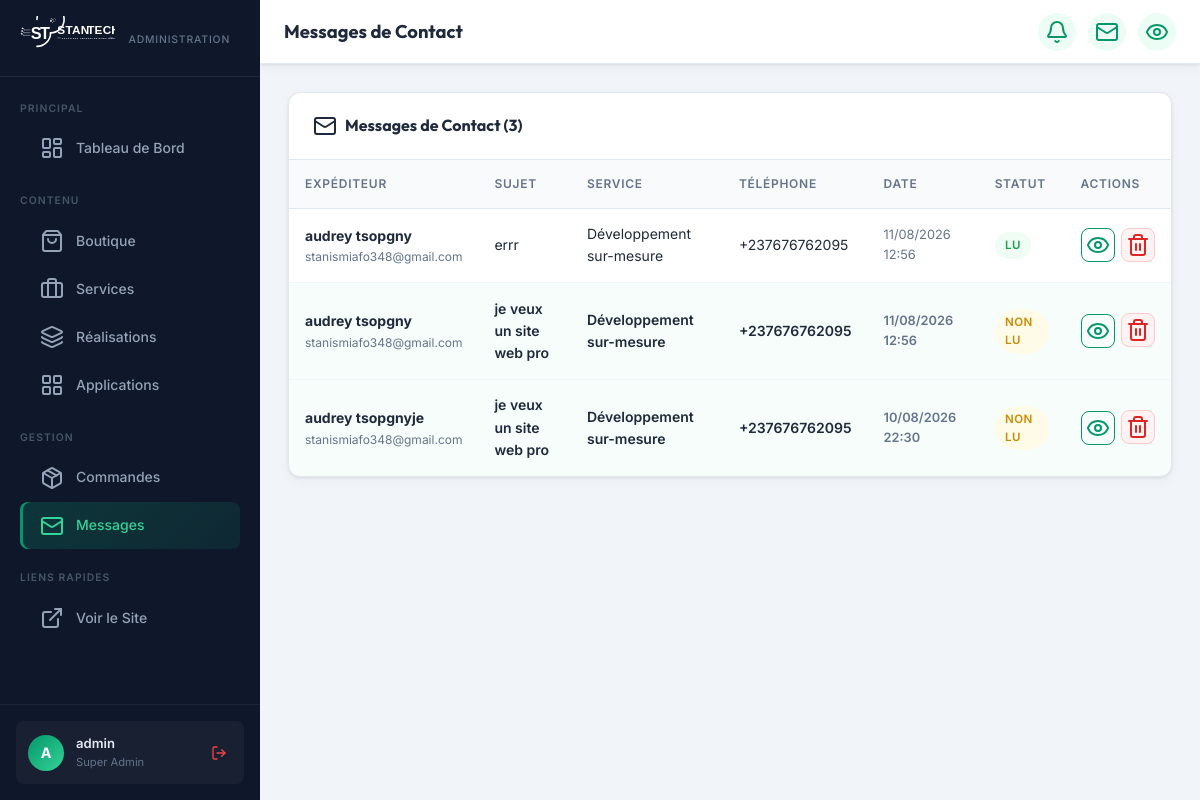
The page /dashboard/messages/ (signed in) on the database its author committed.
### core/models.py (models this page shows, shortened)
class ContactMessage(models.Model):
    name = models.CharField(max_length=150, verbose_name="Nom complet")
    email = models.EmailField(verbose_name="Email")
    phone = models.CharField(max_length=30, blank=True, verbose_name="Téléphone")
    subject = models.CharField(max_length=200, verbose_name="Sujet")
    service_interest = models.CharField(max_length=100, blank=True, verbose_name="Service concerné")
    message = models.TextField(verbose_name="Message")
    is_read = models.BooleanField(default=False, verbose_name="Lu / Traité")
    created_at = models.DateTimeField(auto_now_add=True, verbose_name="Date d'envoi")
    class Meta:
        verbose_name = "Message de Contact"
        verbose_name_plural = "Messages de Contact"
        ordering = ['-created_at']

### core/admin_views.py (the view)
# urls.py: path('dashboard/messages/', admin_views.dashboard_messages, name='dashboard_messages'),
@login_required(login_url='/dashboard/login/')
@user_passes_test(is_superuser, login_url='/dashboard/login/')
def dashboard_messages(request):
    msgs = ContactMessage.objects.all()
    context = {'msgs': msgs, 'page_title': 'Messages de Contact'}
    return render(request, 'admin_custom/messages.html', context)

### core/admin_views.py (called while the page is built)
def is_superuser(user):
    return user.is_authenticated and user.is_superuser

### core/context_processors.py (called while the page is built, shortened)
def cart_context(request):
    cart = request.session.get('cart', {})
    if not isinstance(cart, dict):
        cart = {}
    total_items = 0
    total_price = 0.0
    return {
        'cart_count': total_items,
        'cart_total': total_price,
        'cart_items': cart,
    }

### templates/admin_custom/messages.html (shortened to what this page needs)
{% extends 'admin_custom/base.html' %}
{% block content %}
<div class="table-card">
  <div class="table-header">
    <h3><i data-lucide="mail"></i> Messages de Contact ({{ msgs.count }})</h3>
  </div>
  {% if msgs %}
  <div class="table-responsive">
    <table>
      <thead>
        <tr>
          <th>Expéditeur</th>
          <th>Sujet</th>
          <th>Service</th>
          <th>Téléphone</th>
          <th>Date</th>
          <th>Statut</th>
          <th>Actions</th>
        </tr>
      </thead>
      <tbody>
        {% for msg in msgs %}
        <tr style="{% if not msg.is_read %}font-weight:600; background:rgba(16,185,129,0.03);{% endif %}">
          <td>
            <a href="{% url 'dashboard_message_read' msg.pk %}" style="color:var(--text-main); text-decoration:none;">
              <strong>{{ msg.name }}</strong>
              <div style="font-size:0.75rem; color:var(--text-muted); font-weight:normal;">{{ msg.email }}</div>
            </a>
          </td>
          <td>{{ msg.subject }}</td>
          <td>{{ msg.service_interest|default:"Général" }}</td>
          <td>{{ msg.phone|default:"—" }}</td>
          <td style="font-size:0.8rem; color:var(--text-muted);">{{ msg.created_at|date:"d/m/Y H:i" }}</td>
          <td>
            {% if msg.is_read %}
              <span class="badge badge-green">Lu</span>
            {% else %}
              <span class="badge badge-yellow">Non lu</span>
            {% endif %}
          </td>
          <td>
            <div class="action-cell">
              <a href="{% url 'dashboard_message_read' msg.pk %}" class="btn btn-outline btn-sm btn-icon" title="Lire le message">
                <i data-lucide="eye"></i>
              </a>
              <form method="post" action="{% url 'dashboard_message_delete' msg.pk %}" onsubmit="return confirm('Voulez-vous vraiment supprimer ce message ?');" style="display:inline;">
                <button type="submit" class="btn btn-danger btn-sm btn-icon" title="Supprimer">
                  <i data-lucide="trash-2"></i>
                </button>
              </form>
            </div>
          </td>
        </tr>
        {% endfor %}
      </tbody>
    </table>
  </div>
  {% else %}
    <div class="empty-state">
      <i data-lucide="mail-search"></i>
      <h4>Aucun message</h4>
      <p>Les messages reçus via le formulaire de contact apparaîtront ici.</p>
    </div>
  {% endif %}
</div>
{% endblock %}

### templates/admin_custom/base.html (shortened to what this page needs)
{% load static %}
<!DOCTYPE html>
<html lang="fr">
<head>
</head>
<body>
  <aside class="sidebar" id="sidebar">
    <div class="sidebar-logo" style="padding:1rem 1.25rem;">
      <a href="{% url 'index' %}" target="_blank" style="display:block;">
        <img src="{% static 'images/stantech_logo.svg' %}" alt="STANTECH"
             style="height:36px; width:auto; filter:brightness(0) invert(1);" loading="eager">
      </a>
      <div class="sidebar-subtitle" style="margin-top:0.35rem;padding-left:2px;">Administration</div>
    </div>
    <nav class="sidebar-nav">
      <div class="sidebar-section">
        <div class="sidebar-section-label">Principal</div>
        <a href="{% url 'dashboard_home' %}" class="nav-item {% if request.resolver_match.url_name == 'dashboard_home' %}active{% endif %}">
          <i data-lucide="layout-dashboard"></i> Tableau de Bord
        </a>
      </div>
      <div class="sidebar-section">
        <div class="sidebar-section-label">Contenu</div>
        <a href="{% url 'dashboard_products' %}" class="nav-item {% if 'product' in request.resolver_match.url_name %}active{% endif %}">
          <i data-lucide="shopping-bag"></i> Boutique
        </a>
        <a href="{% url 'dashboard_services' %}" class="nav-item {% if 'service' in request.resolver_match.url_name %}active{% endif %}">
          <i data-lucide="briefcase"></i> Services
        </a>
        <a href="{% url 'dashboard_realisations' %}" class="nav-item {% if 'realisation' in request.resolver_match.url_name %}active{% endif %}">
          <i data-lucide="layers"></i> Réalisations
        </a>
        <a href="{% url 'dashboard_applications' %}" class="nav-item {% if 'application' in request.resolver_match.url_name %}active{% endif %}">
          <i data-lucide="layout-grid"></i> Applications
        </a>
      </div>
      <div class="sidebar-section">
        <div class="sidebar-section-label">Gestion</div>
        <a href="{% url 'dashboard_orders' %}" class="nav-item {% if 'order' in request.resolver_match.url_name %}active{% endif %}">
          <i data-lucide="package"></i> Commandes
        </a>
        <a href="{% url 'dashboard_messages' %}" class="nav-item {% if 'message' in request.resolver_match.url_name %}active{% endif %}">
          <i data-lucide="mail"></i> Messages
        </a>
      </div>
      <div class="sidebar-section">
        <div class="sidebar-section-label">Liens Rapides</div>
        <a href="{% url 'index' %}" target="_blank" class="nav-item">
          <i data-lucide="external-link"></i> Voir le Site
        </a>
      </div>
    </nav>
    <div class="sidebar-footer">
      <div class="user-card">
        <div class="user-avatar">{{ request.user.username|first|upper }}</div>
        <div>
          <div class="user-name">{{ request.user.username }}</div>
          <div class="user-role">{% if request.user.is_superuser %}Super Admin{% else %}Staff{% endif %}</div>
        </div>
        <a href="{% url 'dashboard_logout' %}" class="logout-btn" title="Se déconnecter" style="margin-left:auto;">
          <i data-lucide="log-out" style="width:16px;height:16px;"></i>
        </a>
      </div>
    </div>
  </aside>
  <div class="main-content">
    <header class="topbar">
      <h1 class="topbar-title">{% block page_title %}{{ page_title|default:'Dashboard' }}{% endblock %}</h1>
      <div class="topbar-actions">
        <div style="position:relative; display:inline-block;">
          <button class="topbar-btn {% if unread_messages or pending_orders %}notification-dot{% endif %}" id="notif-bell-btn" onclick="toggleNotifDropdown()" title="Notifications d'activité">
            <i data-lucide="bell"></i>
          </button>
        </div>
        <a href="{% url 'dashboard_messages' %}" class="topbar-btn" title="Messages">
          <i data-lucide="mail"></i>
        </a>
        <a href="{% url 'index' %}" target="_blank" class="topbar-btn" title="Voir le site">
          <i data-lucide="eye"></i>
        </a>
      </div>
    </header>
    <div class="page-body">
      {% block content %}{% endblock %}
    </div>
  </div>
</body>
</html>

### rows shown on the page
ContactMessage: name "audrey tsopgny", email "stanismiafo348@gmail.com", subject "errr", service_interest "Développement sur-mesure", phone "+237676762095", created_at "11/08/2026 12:56", is_read "LU"
ContactMessage: name "audrey tsopgny", email "stanismiafo348@gmail.com", subject "je veux un site web pro", service_interest "Développement sur-mesure", phone "+237676762095", created_at "11/08/2026 12:56", is_read "NON LU"
ContactMessage: name "audrey tsopgnyje", email "stanismiafo348@gmail.com", subject "je veux un site web pro", service_interest "Développement sur-mesure", phone "+237676762095", created_at "10/08/2026 22:30", is_read "NON LU"

### other values the page prints
{{ request.user.username|first|upper }} "A"
{{ request.user.username }} "admin"
{{ page_title|default:'Dashboard' }} "Messages de Contact"
{{ msgs.count }} "3"
